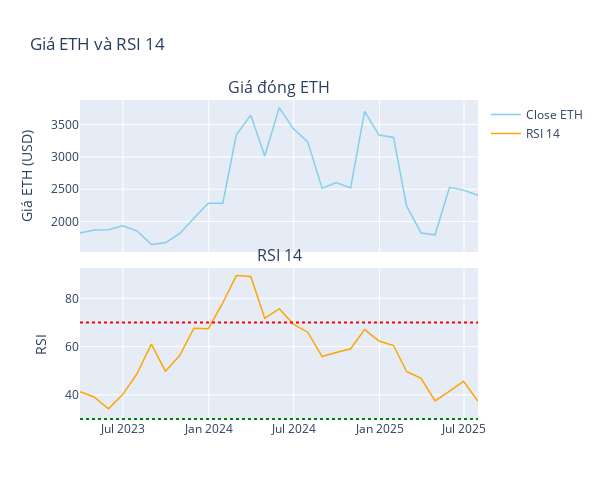

The code cell stored with this chart in its notebook:
### Code cell
import plotly.graph_objects as go
from plotly.subplots import make_subplots

# Tạo subplot: 2 hàng, 1 cột, chia trục x chung
fig = make_subplots(
    rows=2, cols=1,
    shared_xaxes=True,
    vertical_spacing=0.05,
    subplot_titles=("Giá đóng ETH", "RSI 14")
)

# --- Hàng 1: Giá đóng ETH ---
fig.add_trace(go.Scatter(
    x=df_rsi_thang['timestamp_utc'],
    y=df_rsi_thang['close_eth'],
    mode='lines',
    name='Close ETH',
    line=dict(color='skyblue', width=1.5)
), row=1, col=1)

# --- Hàng 2: RSI ---
fig.add_trace(go.Scatter(
    x=df_rsi_thang['timestamp_utc'],
    y=df_rsi_thang['rsi_14'],
    mode='lines',
    name='RSI 14',
    line=dict(color='orange', width=1.5)
), row=2, col=1)

# Đường ngang ở mức 70 (quá mua)
fig.add_hline(y=70, line_dash="dot", line_color="red", row=2, col=1)
# Đường ngang ở mức 30 (quá bán)
fig.add_hline(y=30, line_dash="dot", line_color="green", row=2, col=1)

# Layout chung
fig.update_layout(
    height=500,
    title="Giá ETH và RSI 14",
   # template="plotly_dark",
    hovermode="x unified",
    yaxis_title="Giá ETH (USD)",
    yaxis2_title="RSI",
    width = 600
)

fig.show()

### Figure 1 — Plotly figure (JSON) as saved in the notebook; plotly's stock layout.template omitted (floating-point values rounded to 4 significant figures)
{"data": [{"line": {"color": "skyblue", "width": 1.5}, "mode": "lines", "name": "Close ETH", "type": "scatter", "x": ["2023-03-31T00:00:00.000000000", "2023-04-30T00:00:00.000000000", "2023-05-31T00:00:00.000000000", "2023-06-30T00:00:00.000000000", "2023-07-31T00:00:00.000000000", "2023-08-31T00:00:00.000000000", "2023-09-30T00:00:00.000000000", "2023-10-31T00:00:00.000000000", "2023-11-30T00:00:00.000000000", "2023-12-31T00:00:00.000000000", "2024-01-31T00:00:00.000000000", "2024-02-29T00:00:00.000000000", "2024-03-31T00:00:00.000000000", "2024-04-30T00:00:00.000000000", "2024-05-31T00:00:00.000000000", "2024-06-30T00:00:00.000000000", "2024-07-31T00:00:00.000000000", "2024-08-31T00:00:00.000000000", "2024-09-30T00:00:00.000000000", "2024-10-31T00:00:00.000000000", "2024-11-30T00:00:00.000000000", "2024-12-31T00:00:00.000000000", "2025-01-31T00:00:00.000000000", "2025-02-28T00:00:00.000000000", "2025-03-31T00:00:00.000000000", "2025-04-30T00:00:00.000000000", "2025-05-31T00:00:00.000000000", "2025-06-30T00:00:00.000000000", "2025-07-31T00:00:00.000000000"], "xaxis": "x", "y": [1822.0, 1870.0, 1874.0, 1934.0, 1856.0, 1646.0, 1671.0, 1815.0, 2052.0, 2282.0, 2283.0, 3340.0, 3645.0, 3014.0, 3762.0, 3438.0, 3233.0, 2513.0, 2602.0, 2519.0, 3704.0, 3338.0, 3301.0, 2238.0, 1822.0, 1794.0, 2528.0, 2485.0, 2405.0], "yaxis": "y"}, {"line": {"color": "orange", "width": 1.5}, "mode": "lines", "name": "RSI 14", "type": "scatter", "x": ["2023-03-31T00:00:00.000000000", "2023-04-30T00:00:00.000000000", "2023-05-31T00:00:00.000000000", "2023-06-30T00:00:00.000000000", "2023-07-31T00:00:00.000000000", "2023-08-31T00:00:00.000000000", "2023-09-30T00:00:00.000000000", "2023-10-31T00:00:00.000000000", "2023-11-30T00:00:00.000000000", "2023-12-31T00:00:00.000000000", "2024-01-31T00:00:00.000000000", "2024-02-29T00:00:00.000000000", "2024-03-31T00:00:00.000000000", "2024-04-30T00:00:00.000000000", "2024-05-31T00:00:00.000000000", "2024-06-30T00:00:00.000000000", "2024-07-31T00:00:00.000000000", "2024-08-31T00:00:00.000000000", "2024-09-30T00:00:00.000000000", "2024-10-31T00:00:00.000000000", "2024-11-30T00:00:00.000000000", "2024-12-31T00:00:00.000000000", "2025-01-31T00:00:00.000000000", "2025-02-28T00:00:00.000000000", "2025-03-31T00:00:00.000000000", "2025-04-30T00:00:00.000000000", "2025-05-31T00:00:00.000000000", "2025-06-30T00:00:00.000000000", "2025-07-31T00:00:00.000000000"], "xaxis": "x2", "y": [41.36, 39.1, 34.23, 40.02, 48.69, 61.04, 49.82, 56.38, 67.62, 67.4, 78.07, 89.41, 89.07, 71.69, 75.68, 69.34, 65.96, 55.89, 57.57, 59.09, 67.05, 62.32, 60.44, 49.68, 46.81, 37.53, 41.58, 45.63, 37.37], "yaxis": "y2"}], "layout": {"annotations": [{"font": {"size": 16}, "showarrow": false, "text": "Giá đóng ETH", "x": 0.5, "xanchor": "center", "xref": "paper", "y": 1, "yanchor": "bottom", "yref": "paper"}, {"font": {"size": 16}, "showarrow": false, "text": "RSI 14", "x": 0.5, "xanchor": "center", "xref": "paper", "y": 0.475, "yanchor": "bottom", "yref": "paper"}], "height": 500, "hovermode": "x unified", "shapes": [{"line": {"color": "red", "dash": "dot"}, "type": "line", "x0": 0, "x1": 1, "xref": "x2 domain", "y0": 70, "y1": 70, "yref": "y2"}, {"line": {"color": "green", "dash": "dot"}, "type": "line", "x0": 0, "x1": 1, "xref": "x2 domain", "y0": 30, "y1": 30, "yref": "y2"}], "title": {"text": "Giá ETH và RSI 14"}, "width": 600, "xaxis": {"anchor": "y", "domain": [0, 1], "matches": "x2", "showticklabels": false}, "xaxis2": {"anchor": "y2", "domain": [0, 1]}, "yaxis": {"anchor": "x", "domain": [0.525, 1], "title": {"text": "Giá ETH (USD)"}}, "yaxis2": {"anchor": "x2", "domain": [0, 0.475], "title": {"text": "RSI"}}}}
